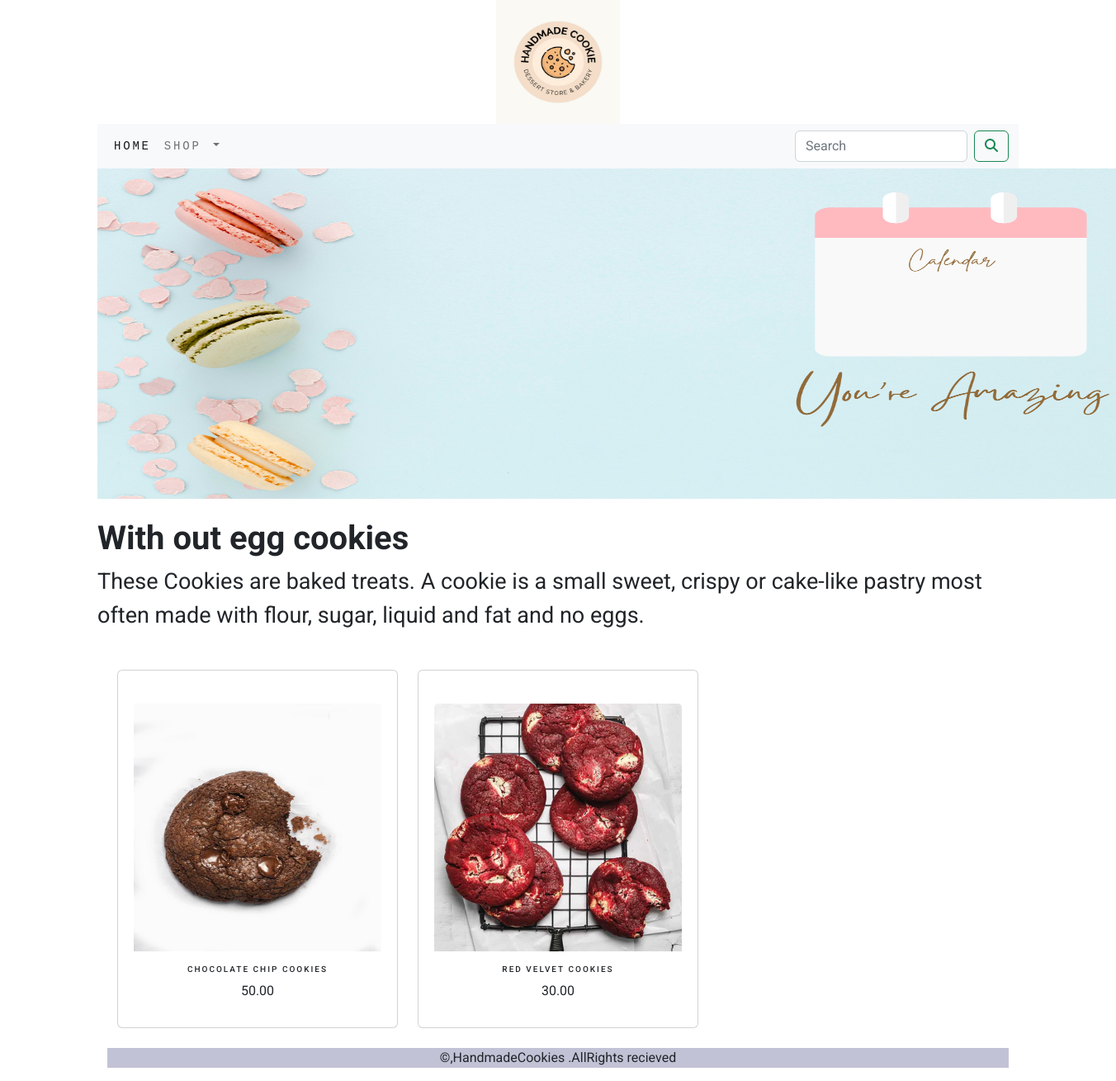
Page /shop/with-out-egg-cookies/ on the committed database.
### ecartapp/models.py (models this page shows, shortened)
class Category(models.Model):
     name = models.CharField(max_length=200)
     slug =models.SlugField(max_length=200)
     desc =models.TextField()
     img = models.ImageField(upload_to='category')
     class Meta:
         ordering =('name',)
         verbose_name = 'category'
         verbose_name_plural = 'categories'
     def get_url(self):
        return reverse('ecartapp:product_by_category',args=[self.slug])

class Product(models.Model):
    name = models.CharField(max_length=200)
    slug = models.CharField(max_length=200)
    desc = models.TextField()
    img = models.ImageField(upload_to='product')
    price= models.DecimalField(max_digits=10,decimal_places=2)
    category = models.ForeignKey(Category,on_delete=models.CASCADE)
    stock = models.IntegerField()
    available = models.BooleanField(default=True)
    created = models.DateTimeField(auto_now_add=True)
    updated = models.DateTimeField(auto_now=True)
    def get_url(self):
        return  reverse('ecartapp:prodcat_detail',args=[self.category.slug,self.slug])
    class Meta:
        ordering = ('name',)
        verbose_name = 'product'
        verbose_name_plural = 'products'

### ecartapp/views.py (the view)
# urls.py: path('',views.allproduct,name='allproduct'),
def allproduct(request,c_slug=None):
    c_page=None
    products_list=None
    if c_slug!=None:
        c_page=get_object_or_404(Category,slug=c_slug)
        products_list=Product.objects.all().filter(category=c_page,available=True)
    else:
        products_list=Product.objects.all().filter(available=True)
    paginator=Paginator(products_list,6)
    try:
        page=int(request.GET.get('page',1))
    except:
        page=1
    try:
        products=paginator.page(page)
    except (EmptyPage,InvalidPage):
        products=paginator.page(paginator.num_pages)
    return  render(request,"category.html",{'category':c_page,'products':products})

### cart_app/context_processors.py (called while the page is built)
def counter(request):
    item_count= 0
    if 'admin' in request.path:
        return {}
    else :
        try:
            cart=Cart.objects.filter(cart_id=_cart_id(request))
            cart_items=CartItem.objects.all().filter(cart=cart[:1])
            for cartitem in cart_items:
                item_count += cartitem.quantity
        except Cart.DoesNotExist:
            item_count= 0
    return dict(item_count=item_count)

### cart_app/views.py (called while the page is built)
def _cart_id(request):
    cart=request.session.session_key
    if not cart:
        cart=request.session.create()
    return cart

### ecartapp/context_processors.py (called while the page is built)
def menulinks(request):
     link=Category.objects.all()
     return dict(link=link)

### templates/category.html (shortened to what this page needs)
{% extends 'base.html' %}
{% load static %}
{% block content %}
<div>
    {% if category %}
    <img src="{{category.img.url}}" alt ="{{category.name}}" style="width:1300px;height:400px;">
</div>
<br>
<div>
    <h1 style="font-weight: bold">{{category.name}}</h1>
    <p style="font-size:2vw;">{{category.desc}}</p>
</div>
{% endif %}
<div class ="container">
    <div class = "row mx-auto">
        {% for product in products.object_list %}
        <div class = "my_bottom_margin col-9 col-sm-12 col-md-4 col-lg-4">
            <div class="card text-center" style = "min-width:18rem;margin-top:30px;">
                    <a href="{{product.get_url}}" > <img class="card-img-top my_image" style= "width:300px;height:300px; margin-top:40px;" src = "{{product.img.url}}" alt="{{product.name}}"></a>
                <div class ="card-body">
                    <h4>{{product.name}}</h4>
                     <p>{{product.price}}</p>
               </div>
            </div>
        </div>
         {% endfor %}
    </div>
    <br>
    <div class="mx-auto">
{% endblock %}

### static/css/custom.css (style rules this page uses)
body { font-family: 'Roboto', sans-serif; }
.my_bottom_margin { margin_bottom:10px; }
.card-body h4 { letter-spacing:.2em; font-size:10px; text-transform:uppercase; }

### rows in the picture
Category: img (picture), name "With out egg cookies", desc "These Cookies are baked treats. A cookie is a small sweet, crispy or cake-like pastry most often made with flour, sugar, liquid and fat and no eggs."
Product: img (picture), name "CHOCOLATE CHIP COOKIES", price "50.00"
Product: img (picture), name "RED VELVET COOKIES", price "30.00"
